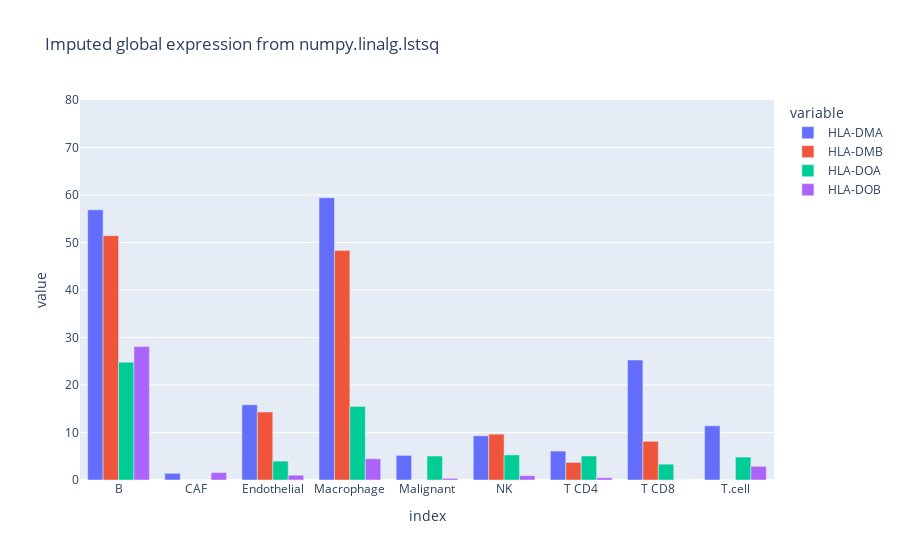

The cell this chart's notebook holds for it:
### Code cell
fig = px.bar(
    imputed_geps_numpy_lstsq.loc[example_genes[0:4]].T,
    barmode="group",
    title="Imputed global expression from numpy.linalg.lstsq",
)
fig.update_yaxes(range=[0, 80])

### Figure 1 — Plotly figure (JSON) as saved in the notebook; plotly's stock layout.template omitted (floating-point values rounded to 4 significant figures)
{"data": [{"alignmentgroup": "True", "hovertemplate": "variable=HLA-DMA<br>index=%{x}<br>value=%{y}<extra></extra>", "legendgroup": "HLA-DMA", "marker": {"color": "#636efa", "pattern": {"shape": ""}}, "name": "HLA-DMA", "offsetgroup": "HLA-DMA", "orientation": "v", "showlegend": true, "textposition": "auto", "type": "bar", "x": ["B", "CAF", "Endothelial", "Macrophage", "Malignant", "NK", "T CD4", "T CD8", "T.cell"], "xaxis": "x", "y": [56.88, 1.411, 15.83, 59.43, 5.182, 9.308, 6.088, 25.26, 11.41], "yaxis": "y"}, {"alignmentgroup": "True", "hovertemplate": "variable=HLA-DMB<br>index=%{x}<br>value=%{y}<extra></extra>", "legendgroup": "HLA-DMB", "marker": {"color": "#EF553B", "pattern": {"shape": ""}}, "name": "HLA-DMB", "offsetgroup": "HLA-DMB", "orientation": "v", "showlegend": true, "textposition": "auto", "type": "bar", "x": ["B", "CAF", "Endothelial", "Macrophage", "Malignant", "NK", "T CD4", "T CD8", "T.cell"], "xaxis": "x", "y": [51.43, 0, 14.3, 48.3, 0, 9.648, 3.699, 8.137, 0], "yaxis": "y"}, {"alignmentgroup": "True", "hovertemplate": "variable=HLA-DOA<br>index=%{x}<br>value=%{y}<extra></extra>", "legendgroup": "HLA-DOA", "marker": {"color": "#00cc96", "pattern": {"shape": ""}}, "name": "HLA-DOA", "offsetgroup": "HLA-DOA", "orientation": "v", "showlegend": true, "textposition": "auto", "type": "bar", "x": ["B", "CAF", "Endothelial", "Macrophage", "Malignant", "NK", "T CD4", "T CD8", "T.cell"], "xaxis": "x", "y": [24.8, 0, 3.978, 15.48, 5.042, 5.28, 5.055, 3.331, 4.823], "yaxis": "y"}, {"alignmentgroup": "True", "hovertemplate": "variable=HLA-DOB<br>index=%{x}<br>value=%{y}<extra></extra>", "legendgroup": "HLA-DOB", "marker": {"color": "#ab63fa", "pattern": {"shape": ""}}, "name": "HLA-DOB", "offsetgroup": "HLA-DOB", "orientation": "v", "showlegend": true, "textposition": "auto", "type": "bar", "x": ["B", "CAF", "Endothelial", "Macrophage", "Malignant", "NK", "T CD4", "T CD8", "T.cell"], "xaxis": "x", "y": [28.09, 1.558, 1.005, 4.47, 0.3536, 0.9141, 0.4619, 0.01265, 2.882], "yaxis": "y"}], "layout": {"autosize": true, "barmode": "group", "legend": {"title": {"text": "variable"}, "tracegroupgap": 0}, "title": {"text": "Imputed global expression from numpy.linalg.lstsq"}, "xaxis": {"anchor": "y", "autorange": true, "domain": [0, 1], "range": [-0.5, 8.5], "title": {"text": "index"}, "type": "category"}, "yaxis": {"anchor": "x", "domain": [0, 1], "range": [0, 80], "title": {"text": "value"}, "type": "linear"}}}
